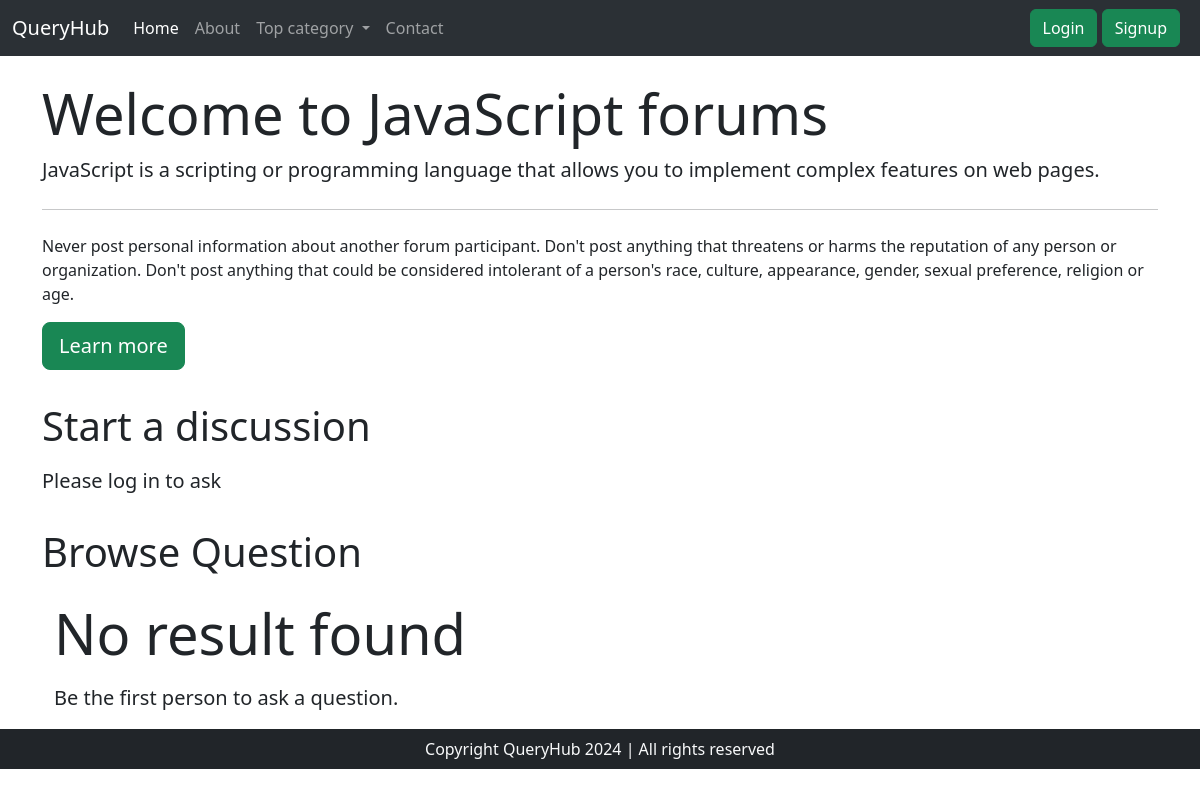
The app's page /threadlist.php?catid=2 with its own data.
### tables this page shows
CREATE TABLE `categories` (
  `category_id` int(8) NOT NULL,
  `category_name` varchar(255) NOT NULL,
  `category_description` varchar(255) NOT NULL,
  `created` timestamp NOT NULL DEFAULT current_timestamp()
);

### threadlist.php (the view, shortened to what this page needs)
<?php
    include 'partials/_dbconnect.php';
    include 'partials/_header.php';
?>
<!doctype html>
<html lang="en">
<head>
    <link href="https://cdn.jsdelivr.net/npm/bootstrap@5.3.3/dist/css/bootstrap.min.css" rel="stylesheet"
>
</head>
<body>
    <?php
        $id = $_GET['catid'];
        $sql = "SELECT * FROM `categories` WHERE category_id = $id";
        $result = mysqli_query($conn, $sql);
        while($row = mysqli_fetch_assoc($result)) {
            $catname = $row['category_name'];
            $catdesc = $row['category_description'];
        }
    ?>
    <div class="container my-4">
        <div class="jumbotron">
            <h1 class="display-4">Welcome to <?php echo $catname; ?> forums</h1>
            <p class="lead"> <?php echo $catdesc; ?> </p>
            <hr class="my-4">
            <p>Never post personal information about another forum participant. Don't post anything that threatens or
                harms the reputation of any person or organization.
                Don't post anything that could be considered intolerant of a person's race, culture, appearance, gender,
                sexual preference, religion or age.</p>
            <a class="btn btn-success btn-lg" href="#" role="button">Learn more</a>
        </div>
    </div>
    <?php
    if(isset($_SESSION['loggedin']) && $_SESSION['loggedin'] == true) {
        echo '<div class="container">
            <h1 class="py-2">Start a discussion</h1>
            <form action="'.$_SERVER["REQUEST_URI"].' " method="post">
                <div class="mb-3">
                    <label for="exampleInputEmail1" class="form-label">Problem Title</label>
                    <input type="text" class="form-control" id="title" name="title" aria-describedby="emailHelp">
                    <div id="emailHelp" class="form-text">Keep your title as short and crisp as possible</div>
                </div>
                    <input type="hidden" name="sno" value="'.$_SESSION['sno'].'">
                <div class="form-group">
                    <label for="" class="exampleformControlTextarea1">Ellaborate your concern</label>
                    <textarea class="form-control" id="desc" name="desc" rows="3"></textarea>
                </div>
                <button type="submit" class="btn btn-success">Submit</button>
            </form>
        </div>';
    }
    else {
        echo '<div class="container">
                <h1 class="py-2">Start a discussion</h1>
                <p class="lead">Please log in to ask</p>
            </div>';
    }
    ?>
    <div class="container">
        <h1 class="py-3">Browse Question</h1>
        <?php
            $noresult = true;
            if($noresult) {
                echo '<div class="jumbotron jumbotron-fluid">
                        <div class="container">
                            <p class="display-4">No result found</p>
                            <p class="lead">Be the first person to ask a question.</p>
                        </div>
                    </div>';
            }
        ?>
    </div>
    <?php include 'partials/_footer.php'; ?>
</body>
</html>

### records on screen
categories: category_name "JavaScript", category_description "JavaScript is a scripting or programming language that allows you to implement complex features on web pages."
